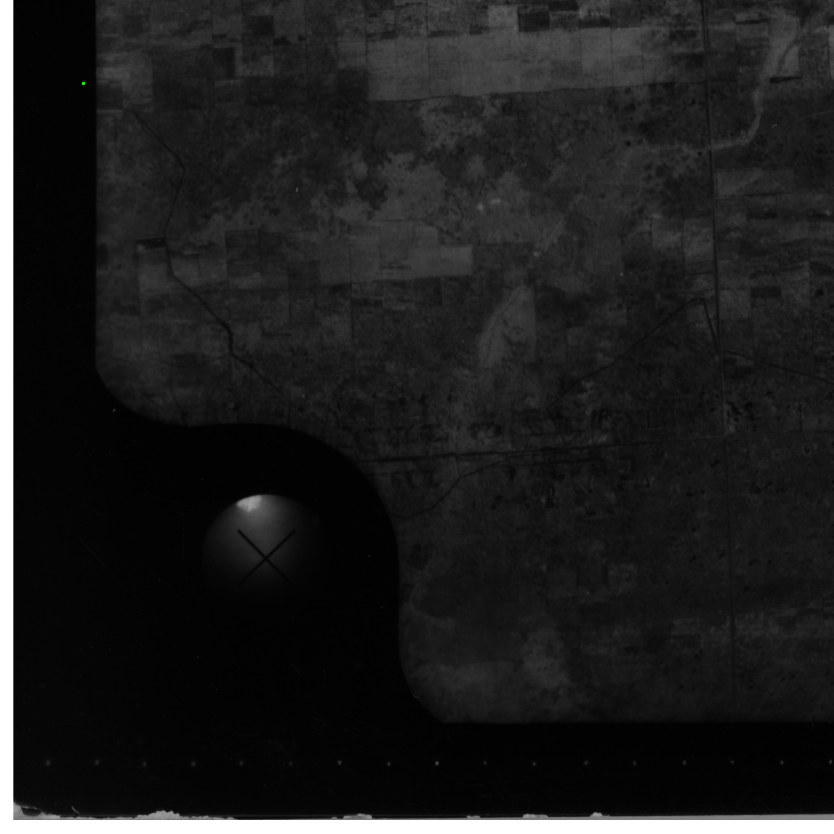
#> input picture trained_models/debug_predictions/5748_002_Cropped.tif_bot_left_pred.jpg, 2500 x 2500 px (shown at 1/3 size)
$ python -i GAPPS_Tool_02c_AutomaticFiducialDetection.py   (imports and definitions only)   (older library calls are emulated)
#> lines starting #> are read from the running program, lines starting #| are printed output that depends on the picture
#> further down, picture is the input picture: shape (2500, 2500, 3); mean B, G, R 30, 30, 30
"""
========================================================================================
                     GAPPS – GeoRiskA Airphoto Pre-Processing Suite
========================================================================================
                             = AUTOMATIC FM DETECTION =

Description: This script aims to detect the (pixel coordinates) centre of the four
    fiducial marks of an aerial image. This information will be used to reproject the
    aerial photographs in order to obtain a homogeneous dataset with the center of
    perspective located in the middle of the images. It requires one (or more) template
    for each fiducial of a typical aerial image of the dataset. One can precise the
    presence of stripes with no data around some side of the image. It is worth noting
    that a) it is OpenCV tool matchTemplate that is used, the latter is not able to
    account for change in size nor orientation (e.g., rotation) between the template
    and the image (--> so consider using the tool to have templates at the correct size
    for your dataset); b) for now it only handles fiducials located in the corner of the
    image; c) there are some checks to monitor the accuracy of the matching and provide
    warnings, but sometimes it is not sufficient --> do not hesitate to do a visual
    check of the coordinates found. To help with that one figure with the location of the
    four fiducials is created for each images (in folder >/_temp_corners/_all_fiducials).

Copyright:
    RMCA — Royal Museum for Central Africa (Tervuren, BELGIUM)
        Natural Hazards and Cartography (GeoRiskA), Dpt. of Earth Sciences
    VUB — Vrije Universiteit Brussel (Brussels, BELGIUM)
        Cartography and GIS research group (CGIS), Dpt. of Geography
    © 2021 – 2024

Software management and coordination:
    - Benoît SMETS (RMCA / VUB)

Software authorship:
    - Paul BARRIERE (ENSG)
    - Antoine Dille (RMCA)
    - Benoît SMETS (RMCA / VUB)

The script was developed on Windows 10 and MacOS ≥ 14.6. This script remains unclean,
in development, and is subject to change.

Last update: 2024-10-03
========================================================================================
"""

import os, time, shutil
import sys
import copy
from pathlib import Path
import numpy as np
import pandas as pd
import matplotlib.pyplot as plt
import matplotlib.patches as patches
import matplotlib
from time import sleep
import multiprocessing
from joblib import Parallel, delayed
import cv2

# Suppress FutureWarning messages (humhumhum)
import warnings
# [1 line not run here, left out]

from GAPPS_tools.GAPP_ORIGINAL_AutomaticFiducialDetection import MatchingValueThreshold

# so that no figures are showing up (note that it may pose problems when using Spyder (?))
# [1 line not run here, left out]

# Developer's setup (Do not modify)
# -----------------
DebugMode = False
OneTemplateMax = False  # (not used anymore: all the templates are tried, the best match is kept)


# [304 lines left out: functions toCSV, addLine, distance, CenterFiducial_LUCASKANADE, FindCircles, integrate_ml_fiducial_detection, not called in this run]

def enhanced_hough_detection(corner_image, template_image=None, min_radius=20, max_radius=250):
    """
    Enhanced Hough Transform detection for fiducial marks with optimized performance

    :param corner_image: Cropped corner image containing fiducial mark
    :param template_image: Optional template image (used for sizing hints)
    :param min_radius: Minimum radius to detect
    :param max_radius: Maximum radius to detect
    :return: (x, y) coordinates of fiducial center, confidence score
    """
#> called with min_radius = 20, max_radius = 250
    # Convert to grayscale if needed
    if len(corner_image.shape) == 3:
        gray = cv2.cvtColor(corner_image, cv2.COLOR_BGR2GRAY)
    else:
        gray = corner_image.copy()

    # Get template size for auto-radius calculation if template is provided
    if template_image is not None:
        if len(template_image.shape) == 3:
            template_gray = cv2.cvtColor(template_image, cv2.COLOR_BGR2GRAY)
        else:
            template_gray = template_image.copy()

        # Estimate radius range based on template size
        template_size = min(template_gray.shape)
        min_radius = max(10, int(template_size * 0.2))
        max_radius = int(template_size * 0.8)

    # Apply preprocessing to enhance circle detection - more efficient pipeline
    # 1. Blur to reduce noise
    blurred = cv2.GaussianBlur(gray, (5, 5), 0)

    # 2. CLAHE for contrast enhancement (only if needed)
    if np.std(blurred) < 30:  # Only apply CLAHE if contrast is low
        clahe = cv2.createCLAHE(clipLimit=2.0, tileGridSize=(8, 8))
        blurred = clahe.apply(blurred)

    # 3. Edge detection - useful for confidence calculation later
    edges = cv2.Canny(blurred, 50, 150)
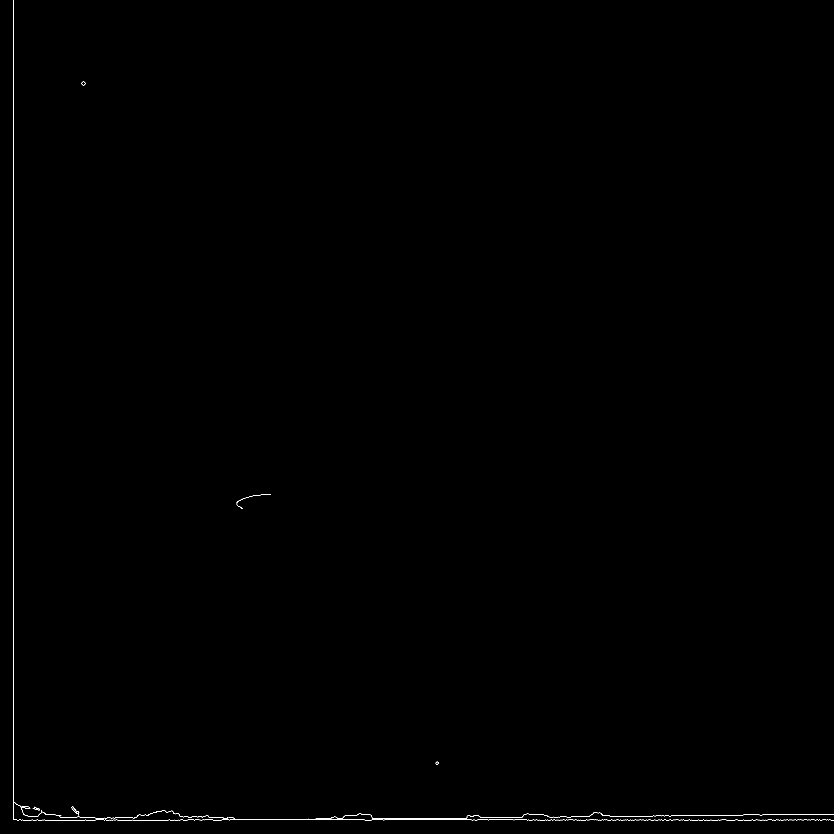
#> edges: shape (2500, 2500) (shown at 1/3 size); 0.12% white in thin lines or dots

    # Optimize parameter combinations - fewer combinations
    dp_values = [1.5]  # Most reliable value
    param1_values = [100]
    param2_values = [70, 50, 30]  # Try high values first, then lower

    circles_found = []
    confidence_scores = []

    # Try parameter combinations
    for dp in dp_values:
        for param1 in param1_values:
            for param2 in param2_values:
                try:
                    # Apply HoughCircles
                    circles = cv2.HoughCircles(
                        blurred,
                        cv2.HOUGH_GRADIENT,
                        dp=dp,
                        minDist=30,
                        param1=param1,
                        param2=param2,
                        minRadius=min_radius,
                        maxRadius=max_radius
                    )

                    if circles is not None:
                        # Convert to integers
                        circles = np.uint16(np.around(circles))

                        # Only keep circles within image bounds with margin
                        for circle in circles[0, :]:
                            x, y, r = circle
                            margin = 10
                            if (x >= margin and y >= margin and
                                x < gray.shape[1] - margin and
                                y < gray.shape[0] - margin):

                                # Calculate confidence - check edge alignment
                                mask = np.zeros_like(edges)
                                cv2.circle(mask, (x, y), r, 255, 2)

                                # Calculate edge alignment score
                                edge_pixels = np.sum(edges[mask == 255]) / np.sum(mask == 255)
                                confidence = min(1.0, edge_pixels / 100)  # Normalize

                                circles_found.append((x, y, r))
                                confidence_scores.append(confidence)

                        # If we found good circles, stop searching
                        if len(circles_found) > 0 and confidence_scores[-1] > 0.4:
                            break

                except Exception as e:
                    continue

            # Early termination if good circles found
            if len(circles_found) > 0 and max(confidence_scores) > 0.4:
                break

        # Early termination if good circles found
        if len(circles_found) > 0 and max(confidence_scores) > 0.4:
            break
#> after the loop, circles_found = []; confidence_scores = []

    # If no circles found, return None
    if not circles_found:
        print("      No circles found with Hough Transform")
        return None, None, 0.0

    # Sort by confidence and take the best one
    best_idx = np.argmax(confidence_scores)
    x, y, r = circles_found[best_idx]
    confidence = confidence_scores[best_idx]

    print(f"      Hough Transform found circle at ({x}, {y}) with radius {r}, confidence: {confidence:.2f}")

    # Add debugging visualization if needed
    if DebugMode:
        result = corner_image.copy()
        cv2.circle(result, (x, y), r, (0, 255, 0), 2)  # Draw circle
        cv2.circle(result, (x, y), 2, (0, 0, 255), 3)  # Draw center

        # Create debug folder
        debug_folder = os.path.join(os.path.dirname(os.path.dirname(os.path.dirname(os.path.abspath(__file__)))), 'debug_hough')
        os.makedirs(debug_folder, exist_ok=True)

        # Save debug image
        debug_path = os.path.join(debug_folder, f"hough_circle_{confidence:.2f}.jpg")
        cv2.imwrite(debug_path, result)

    return int(x), int(y), confidence


# [330 lines left out: functions feature_based_detection, visualize_feature_matching, systeme, select_fiducial_corners, FiducialFig, not called in this run]

CORNER_NAMES = ['top_left', 'top_right', 'bot_right', 'bot_left']
_template_cache = {}


# [381 lines left out: functions load_corner_templates, template_scale, match_one, match_corner, typical_image_width, Main and 3 more, not called in this run]

# [2 lines not run here, left out]

# ------------------------------------------------------------------------------
# END OF FUNCTION SCRIPT
# ------------------------------------------------------------------------------


TEST= False
# [201 lines not run here, left out]


    ##############################################################################################

>>> import cv2
>>> picture = cv2.imread('../trained_models/debug_predictions/5748_002_Cropped.tif_bot_left_pred.jpg')
>>> result = enhanced_hough_detection(picture)
